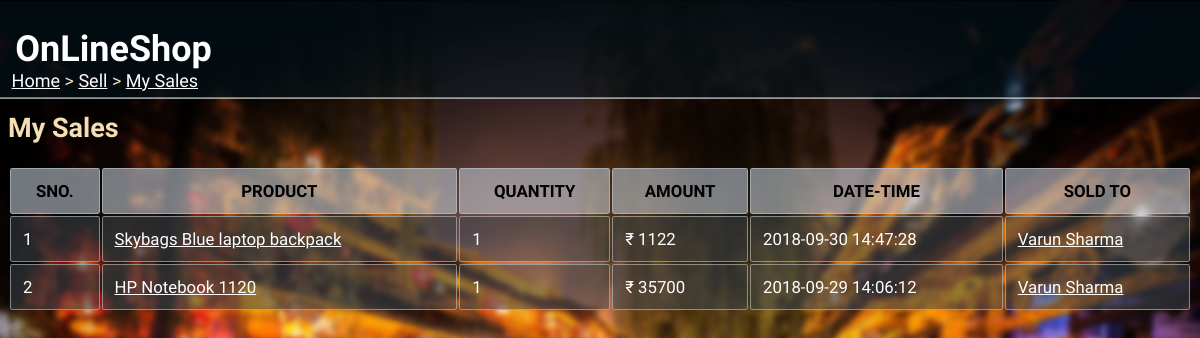
Before: /sell/sales/ (signed in) with the older database file.
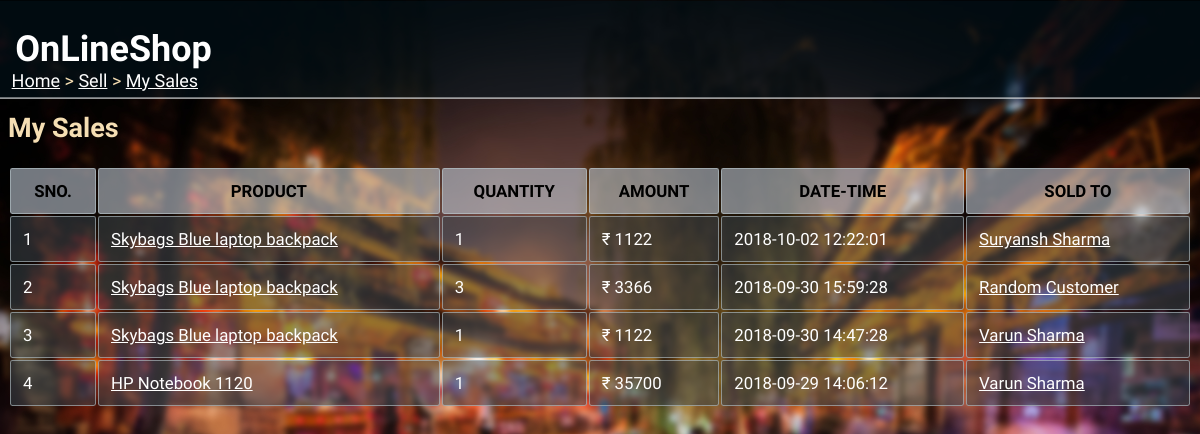
After: the same page with the newer database file.
### tables this page shows
CREATE TABLE orders(
orderID varchar(10) PRIMARY KEY,
custID REFERENCES customer(custID),
prodID REFERENCES product(prodID),
quantity integer check(quantity>=1),
date datetime not null,
cost_price decimal(9,2) NOT NULL,
sell_price decimal(9,2) NOT NULL,
status varchar(15) NOT NULL,
CHECK (cost_price < sell_price )
);

CREATE TABLE product(
prodID varchar(10) PRIMARY KEY,
name varchar(30) NOT NULL,
quantity integer CHECK(quantity>=0) NOT NULL,
category varchar(30) NOT NULL ,
cost_price decimal(9,2) NOT NULL,
sell_price decimal(9,2) NOT NULL,
description varchar(100),
sellID varchar(10) REFERENCES seller (sellID),
CHECK (sell_price>cost_price)
);

CREATE TABLE customer(
custID varchar(10) PRIMARY KEY,
name varchar(30) NOT NULL,
email varchar(30) UNIQUE,
phone varchar(13) NOT NULL,
area varchar(20) NOT NULL,
locality varchar(20) NOT NULL,
city varchar(20) NOT NULL,
state varchar(20) NOT NULL,
country varchar(20) NOT NULL,
zipcode varchar(6) NOT NULL,
password varchar(20) NOT NULL);

### __init__.py (the view)
@app.route("/sell/sales/")
def my_sales():
    if 'userid' not in session:
        return redirect(url_for('home'))
    if session['type']=="Customer":
        abort(403)
    res = sell_sales(session['userid'])
    return render_template('my_sales.html', sales=res)

### dbaccess.py (called while the page is built)
def sell_sales(sellID):
    conn = sqlite3.connect('onlineshop.db')
    cur = conn.cursor()
    a = cur.execute("""SELECT o.prodID, p.name, o.quantity, o.sell_price, o.date, o.custID, c.name
                       FROM orders o JOIN product p JOIN customer c
                       WHERE o.prodID=p.prodID AND o.custID=c.custID AND p.sellID=? AND o.status='RECIEVED'
                       ORDER BY o.date DESC """, (sellID,))
    res = [i for i in a]
    conn.close()
    return res

### templates/my_sales.html (shortened to what this page needs)
<html>
<head>
  <link rel="stylesheet" href="{{url_for('static', filename='main.css')}}">
</head>
<body>
  <div class="sticky">
    <h1>OnLineShop</h1>
  </div>
  <div class="nav">
    <p><a href="/">Home</a> > <a href="/sell">Sell</a> > <a href="">My Sales</a></p>
  </div>
  <h2>My Sales</h2>
  {% if sales|length==0 %}
  <p>You haven't done any sales yet.</p>
  {% else %}
  <table>
    <tr>
      <th>SNO.</th><th>PRODUCT</th><th>QUANTITY</th><th>AMOUNT</th><th>DATE-TIME</th><th>SOLD TO</th>
    </tr>
    {% set cnt={'val':1} %}
    {% for i in sales %}
    <tr>
      <td>{{cnt['val']}}</td><td><a href="/viewproduct/{{i[0]}}">{{i[1]}}</a></td><td>{{i[2]}}</td>
      <td>₹ {{i[3]}}</td><td>{{i[4]}}</td><td><a href="/viewprofile/{{i[5]}}">{{i[6]}}</a></td>
    </tr>
    {% endfor %}
  </table>
  {% endif %}
</body>
</html>

### static/main.css (style rules this page uses)
div.sticky { position: -webkit-sticky; position: sticky; top: 0.2px; margin: -0.7vw; background-color: rgba(3, 22, 32, 0.5); color: white; padding: 0.3vw; font-size: 1.5vw; border-bottom: 1px solid white; font-family: 'Acme'; }
div.sticky h1 { padding-left:1vw; }
body { font-family:'K2D'; font-size: 1.5vw; background-image: url('background2.jpg'); background-size: cover; background-repeat: no-repeat; background-attachment: fixed; color: wheat; max-width: 100%; overflow-x: hidden; }
div.nav { position: fixed; display: block; top: 5vw; margin:-0.7vw; padding-left:1vw; border:none; overflow: hidden; }
div.nav a { text-decoration: underline; color: white; }
table { width: 100%; font-size: 1.4vw; }
th { border: 1px solid rgba(187, 203, 207, 0.589); border-radius: 0.2vw; padding: 1vw; text-align: center; background-color: rgba(185, 196, 206, 0.616); color: black; }
td { border: 1px solid rgba(187, 203, 207, 0.589); border-radius: 0.2vw; padding:1vw; text-align: left; background-color: rgba(60, 71, 80, 0.521); color: white; word-wrap: break-word; }
td a { text-decoration: underline; color: white; }
a { text-decoration: underline; color: white; }

Changed rows visible on the page:
added orders: val "1", name "Skybags Blue laptop backpack", quantity "1", sell_price "1122", date "2018-10-02 12:22:01", name "Suryansh Sharma"
added orders: val "2", name "Skybags Blue laptop backpack", quantity "3", sell_price "3366", date "2018-09-30 15:59:28", name "Random Customer"
computed for orders (number 3 of 4 on the later page): val "1" → "3"
computed for orders "HP Notebook 1120": val "2" → "4"
